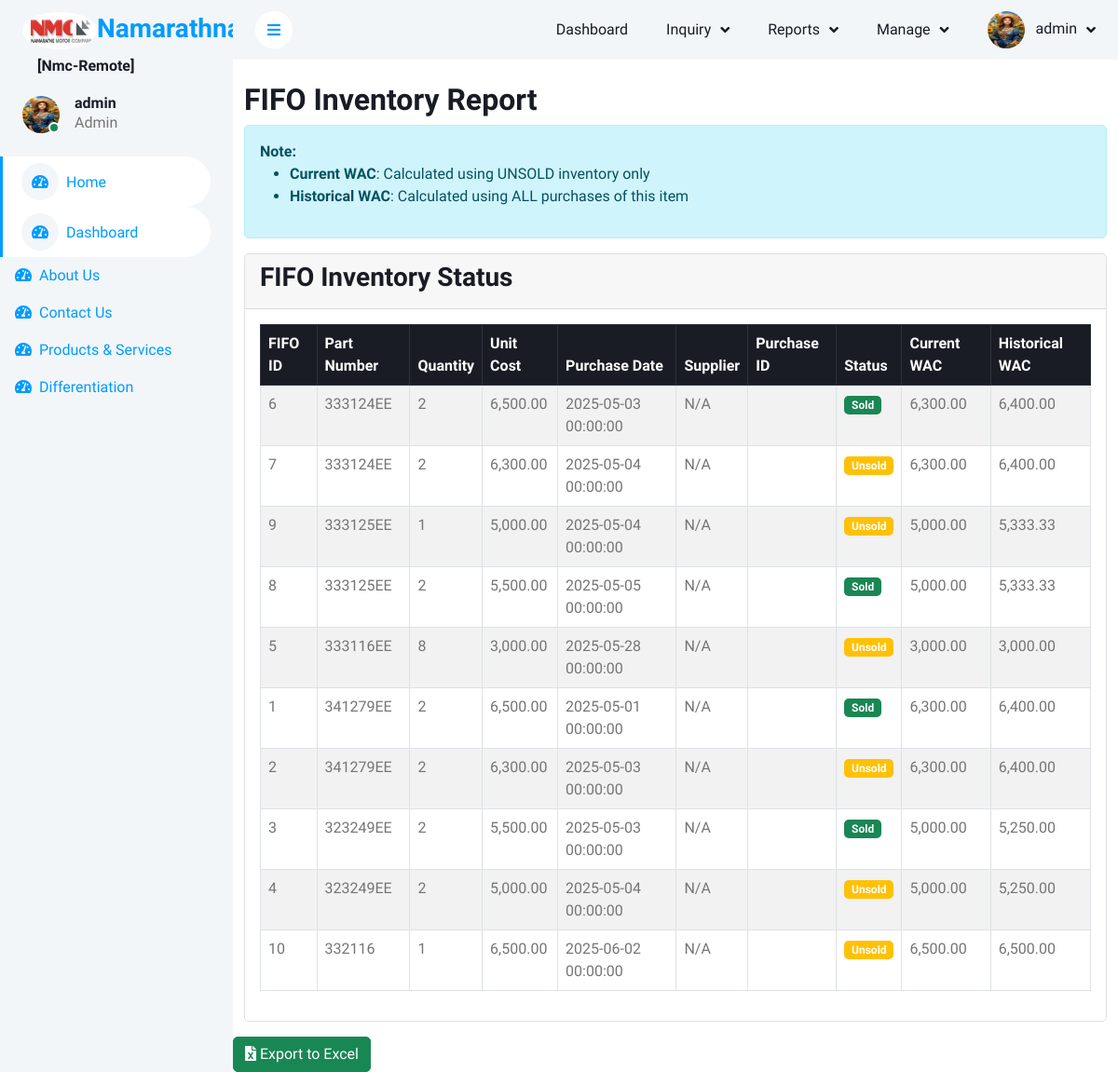
Screenshot of /fifo_inventory_report_WacInCoulmnFormat.php (signed in) with the database file from the repository.
### tables this page shows
CREATE TABLE `fifo_queue1` (
  `id` int(11) NOT NULL,
  `item_data` varchar(255) NOT NULL,
  `created_at` timestamp NOT NULL DEFAULT current_timestamp(),
  `is_processed` tinyint(1) DEFAULT 0,
  `position` int(11) DEFAULT 0,
  `part_id` int(11) NOT NULL,
  `supplier_id` int(11) NOT NULL,
  `rack_id` int(11) DEFAULT NULL,
  `quantity` int(11) NOT NULL,
  `cost` decimal(10,2) NOT NULL,
  `purchase_date` datetime NOT NULL
);

CREATE TABLE `stocks` (
  `id` int(11) NOT NULL,
  `location_id` int(11) NOT NULL,
  `part_number` varchar(50) NOT NULL,
  `description` varchar(255) DEFAULT NULL,
  `image` varchar(255) DEFAULT NULL,
  `category_id` int(11) DEFAULT NULL,
  `cost` decimal(10,2) DEFAULT 0.00,
  `selling_price` decimal(10,2) DEFAULT 0.00,
  `stock_quantity` int(11) DEFAULT 0,
  `supplier_id` int(11) DEFAULT NULL,
  `model_id` int(11) DEFAULT NULL,
  `created_at` timestamp NOT NULL DEFAULT current_timestamp(),
  `flag` enum('active','inactive') NOT NULL DEFAULT 'active',
  `brand_id` int(11) DEFAULT NULL,
  `type_id` int(11) NOT NULL DEFAULT 3,
  `pricelistpage` int(11) NOT NULL,
  `oem_number` varchar(25) NOT NULL,
  `fifo_queue_id` int(11) DEFAULT NULL,
  `rack_id` int(11) DEFAULT 5 COMMENT 'Reference to rack location',
  `alert_threshold` int(11) DEFAULT 5 COMMENT 'Minimum quantity before alert is triggered',
  `last_alert_date` datetime DEFAULT NULL COMMENT 'Date when last low stock alert was sent'
);

### fifo_inventory_report_WacInCoulmnFormat.php (the view, shortened to what this page needs)
<?php
include('header.php');
$part_id = $_GET['part_id'] ?? '';
$show_zero_qty = $_GET['show_zero_qty'] ?? 0;
try {
    $query = "SELECT
                fq.id AS fifo_id,
                fq.part_id,
                s.part_number,
                fq.quantity,
                fq.cost,
                fq.purchase_date,
                fq.is_processed,
                sp.id AS supplier_id,
                sup.supplier_name
              FROM fifo_queue1 fq
              LEFT JOIN stocks s ON fq.part_id = s.id
              LEFT JOIN supplier_purchases sp ON fq.supplier_id = sp.id
              LEFT JOIN suppliers sup ON sp.supplier_id = sup.id
              WHERE 1=1";
    $params = [];
    if (!$show_zero_qty) {
        $query .= " AND fq.quantity > 0";
    }
    $query .= " ORDER BY fq.part_id, fq.purchase_date ASC";
    $stmt = $conn->prepare($query);
    $stmt->execute($params);
    $inventory = $stmt->fetchAll(PDO::FETCH_ASSOC);
    $averages = [];
} catch (PDOException $e) {
    die("Error generating report: " . $e->getMessage());
}
?>
<div class="container mt-4">
    <h2>FIFO Inventory Report</h2>
    <div class="alert alert-info">
        <strong>Note:</strong>
        <ul>
            <li><b>Current WAC</b>: Calculated using UNSOLD inventory only</li>
            <li><b>Historical WAC</b>: Calculated using ALL purchases of this item</li>
        </ul>
    </div>
    <div class="card">
        <div class="card-header d-flex justify-content-between align-items-center">
            <h3>FIFO Inventory Status</h3>
        </div>
        <div class="card-body">
            <div class="table-responsive">
                <table class="table table-striped table-bordered">
                    <thead class="table-dark">
                        <tr>
                            <th>FIFO ID</th>
                            <th>Part Number</th>
                            <th>Quantity</th>
                            <th>Unit Cost</th>
                            <th>Purchase Date</th>
                            <th>Supplier</th>
                            <th>Purchase ID</th>
                            <th>Status</th>
                            <?php if (empty($part_id)): ?>
                                <th>Current WAC</th>
                                <th>Historical WAC</th>
                            <?php endif; ?>
                        </tr>
                    </thead>
                    <tbody>
                        <?php if (empty($inventory)): ?>
                            <tr>
                                <td colspan="<?= empty($part_id) ? 10 : 8 ?>" class="text-center">No inventory items found</td>
                            </tr>
                        <?php else: ?>
                            <?php
                            $current_part = null;
                            $part_averages = [];
                            if (empty($part_id)) {
                                $stmt = $conn->query("
                                    SELECT part_id,
                                        SUM(quantity * cost) / NULLIF(SUM(quantity), 0) AS historical_wac,
                                        SUM(CASE WHEN is_processed = 0 THEN quantity * cost ELSE 0 END) /
                                        NULLIF(SUM(CASE WHEN is_processed = 0 THEN quantity ELSE 0 END), 0) AS current_wac
                                    FROM fifo_queue1
                                    GROUP BY part_id
                                ");
                                while ($row = $stmt->fetch(PDO::FETCH_ASSOC)) {
                                    $part_averages[$row['part_id']] = $row;
                                }
                            }
                            foreach ($inventory as $item):
                                if ($current_part !== $item['part_id']):
                                    $current_part = $item['part_id'];
                                    $avg_data = empty($part_id) ?
                                        ($part_averages[$item['part_id']] ?? ['current_wac' => 0, 'historical_wac' => 0]) :
                                        $averages;
                                endif;
                            ?>
                                <tr>
                                    <td><?= htmlspecialchars($item['fifo_id']) ?></td>
                                    <td><?= htmlspecialchars($item['part_number']) ?></td>
                                    <td><?= htmlspecialchars($item['quantity']) ?></td>
                                    <td><?= number_format($item['cost'], 2) ?></td>
                                    <td><?= htmlspecialchars($item['purchase_date']) ?></td>
                                    <td><?= htmlspecialchars($item['supplier_name'] ?? 'N/A') ?></td>
                                    <td><?= htmlspecialchars($item['supplier_id']) ?></td>
                                    <td>
                                        <span class="badge bg-<?= $item['is_processed'] ? 'success' : 'warning' ?>">
                                            <?= $item['is_processed'] ? 'Sold' : 'Unsold' ?>
                                        </span>
                                    </td>
                                    <?php if (empty($part_id)): ?>
                                        <td><?= number_format($avg_data['current_wac'], 2) ?></td>
                                        <td><?= number_format($avg_data['historical_wac'], 2) ?></td>
                                    <?php endif; ?>
                                </tr>
                            <?php endforeach; ?>
                        <?php endif; ?>
                    </tbody>
                </table>
            </div>
        </div>
    </div>
</div>
<div class="mt-3">
    <a href="export_fifo_report.php?<?= http_build_query($_GET) ?>" class="btn btn-success">
        <i class="fas fa-file-excel"></i> Export to Excel
    </a>
</div>
<?php include('footer.php'); ?>

### css/style.css (style rules this page uses)
:root { --primary: #009CFF; --light: #F3F6F9; --dark: #191C24; }
.btn { transition: .5s; }

### rows the page displays
fifo_queue1: id "6", stocks.part_number "333124EE", quantity "2", cost "6,500.00", purchase_date "2025-05-03 00:00:00", supplier_name "N/A", is_processed "Sold", current_wac "6,300.00", historical_wac "6,400.00"
fifo_queue1: id "7", stocks.part_number "333124EE", quantity "2", cost "6,300.00", purchase_date "2025-05-04 00:00:00", supplier_name "N/A", is_processed "Unsold", current_wac "6,300.00", historical_wac "6,400.00"
fifo_queue1: id "9", stocks.part_number "333125EE", quantity "1", cost "5,000.00", purchase_date "2025-05-04 00:00:00", supplier_name "N/A", is_processed "Unsold", current_wac "5,000.00", historical_wac "5,333.33"
fifo_queue1: id "8", stocks.part_number "333125EE", quantity "2", cost "5,500.00", purchase_date "2025-05-05 00:00:00", supplier_name "N/A", is_processed "Sold", current_wac "5,000.00", historical_wac "5,333.33"
fifo_queue1: id "5", stocks.part_number "333116EE", quantity "8", cost "3,000.00", purchase_date "2025-05-28 00:00:00", supplier_name "N/A", is_processed "Unsold", current_wac "3,000.00", historical_wac "3,000.00"
fifo_queue1: id "1", stocks.part_number "341279EE", quantity "2", cost "6,500.00", purchase_date "2025-05-01 00:00:00", supplier_name "N/A", is_processed "Sold", current_wac "6,300.00", historical_wac "6,400.00"
fifo_queue1: id "2", stocks.part_number "341279EE", quantity "2", cost "6,300.00", purchase_date "2025-05-03 00:00:00", supplier_name "N/A", is_processed "Unsold", current_wac "6,300.00", historical_wac "6,400.00"
fifo_queue1: id "3", stocks.part_number "323249EE", quantity "2", cost "5,500.00", purchase_date "2025-05-03 00:00:00", supplier_name "N/A", is_processed "Sold", current_wac "5,000.00", historical_wac "5,250.00"
fifo_queue1: id "4", stocks.part_number "323249EE", quantity "2", cost "5,000.00", purchase_date "2025-05-04 00:00:00", supplier_name "N/A", is_processed "Unsold", current_wac "5,000.00", historical_wac "5,250.00"
fifo_queue1: id "10", stocks.part_number "332116", quantity "1", cost "6,500.00", purchase_date "2025-06-02 00:00:00", supplier_name "N/A", is_processed "Unsold", current_wac "6,500.00", historical_wac "6,500.00"

### other values shown
$prj_id_ "[Nmc-Remote]"
$_SESSION['username'] "admin"
$_SESSION['role_name'] "Admin"
$menu_item['menu_name_'] "Dashboard"
